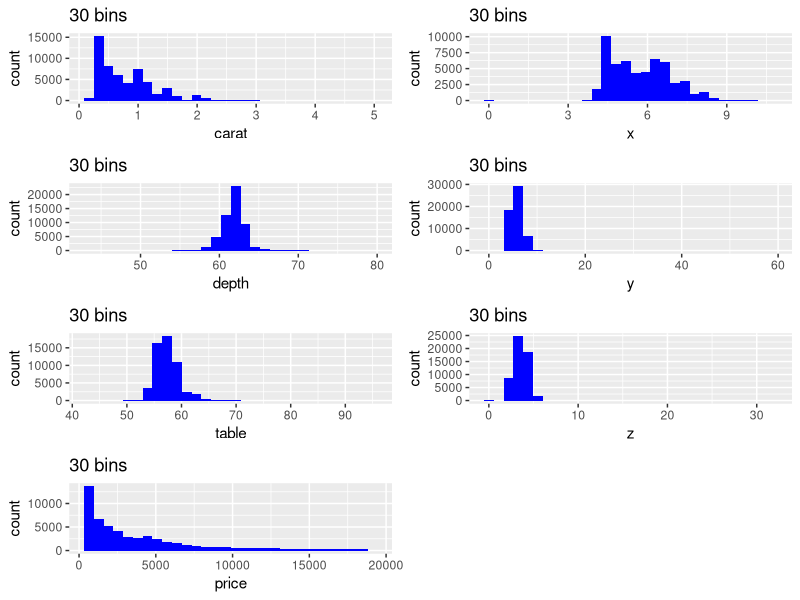
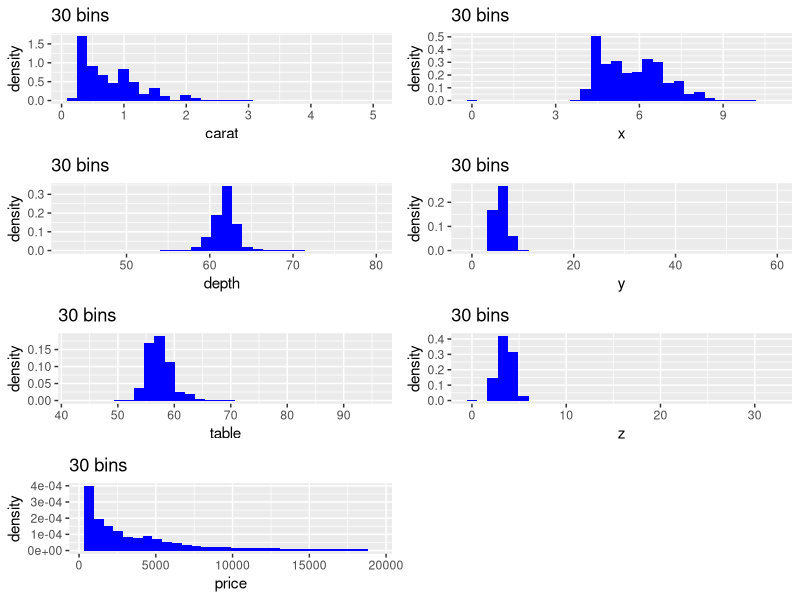
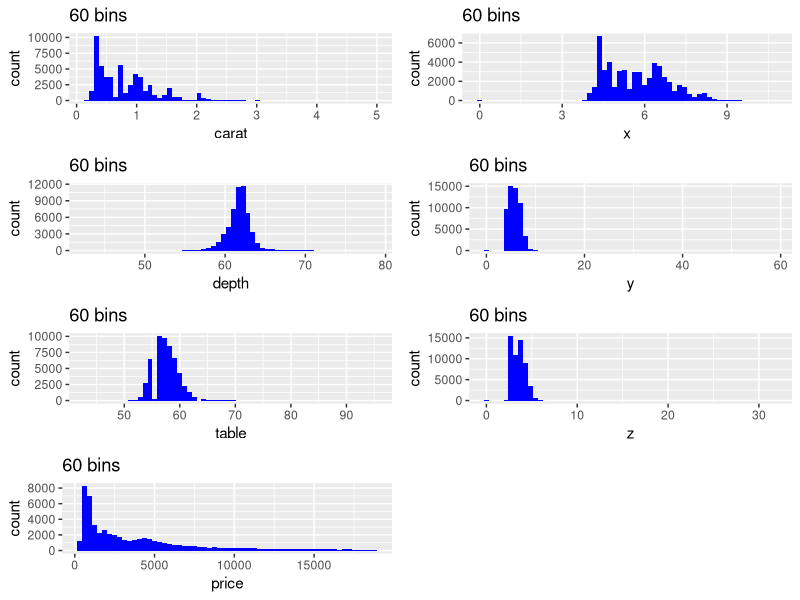
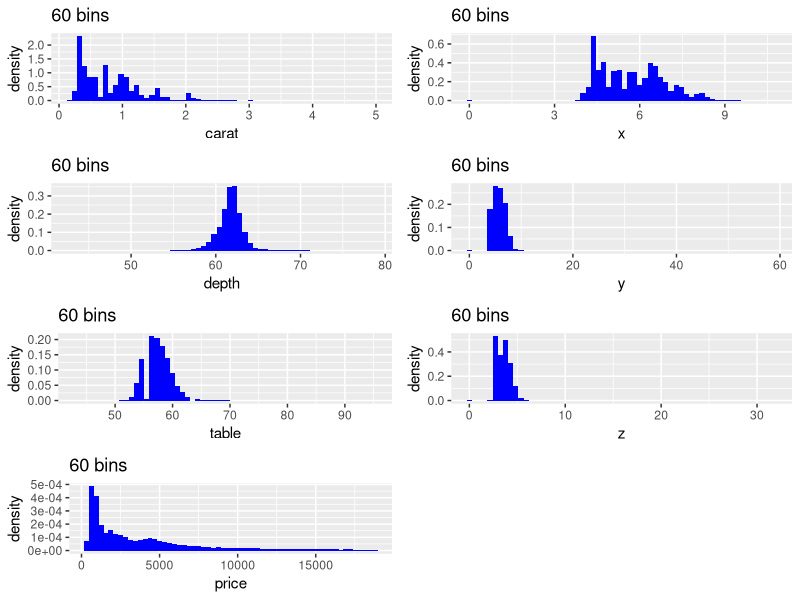
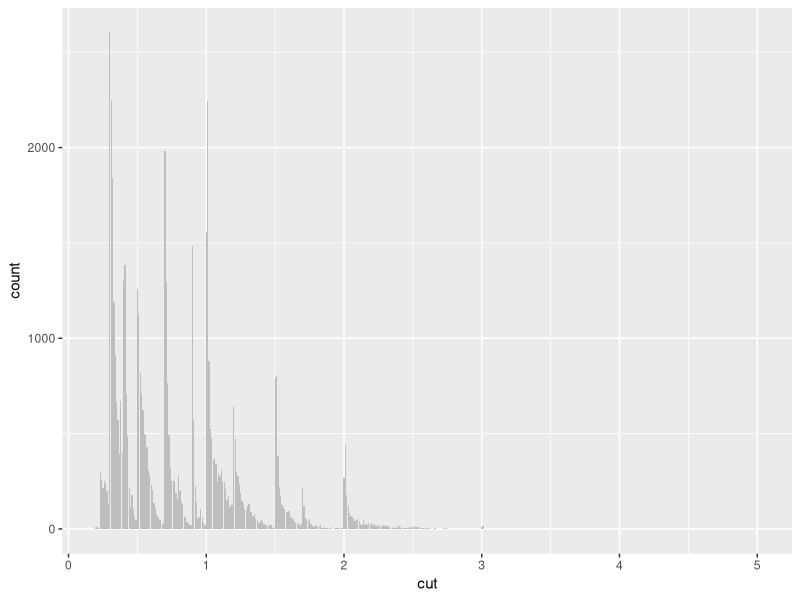
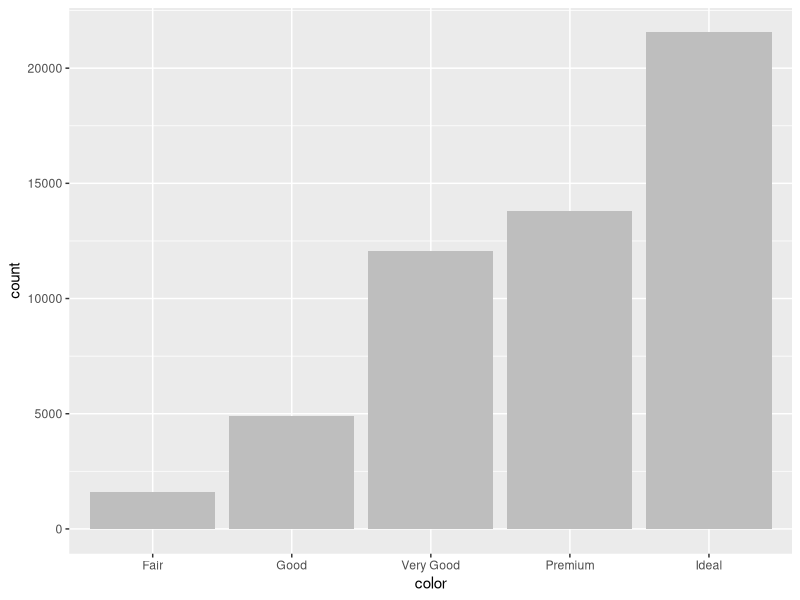
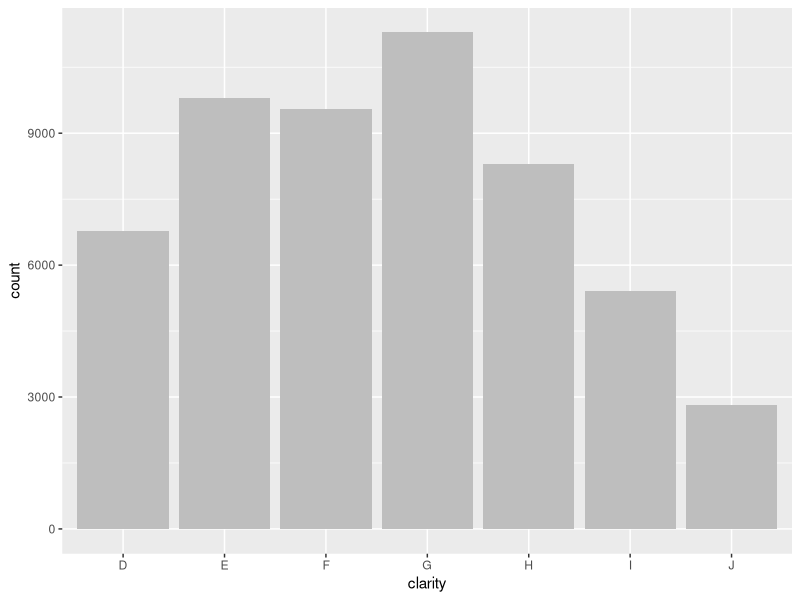

These charts were generated, in order, by the following R code:
# Jack Zhong
# Nov. 2016 


library(ggplot2)
library(grid)
# run the subfunctions first

#1-------------------------------------------------------------------------
freq_table <- function(data) {
  # this function gives a frequency table for categorical and logical variable
  # Parameter: a dataframe
  # Returns: a frequency table
  tb1 <- lapply(data.frame(data[,sapply(data,is.logical)]),table) #draw the table for logical variables
  tb2 <- lapply(data.frame(data[,sapply(data,is.factor)]),table) #draw the table for factor variables
  return(list(tb1,tb2))
}




#2---------------------------------------------------------------------------
num_summary <- function(data) {
  # this function gives a summary for numerical variable
  # Parameter: a dataframe
  # Returns: a statistics table
  Num <- data[sapply(data, is.numeric)]
  return (summary(Num))
}


r_squared <- function(data) {
  # this function calculate r-sqaure value and returns dataframe
  # Parameter: a dataframe
  # Returns: a new dataframe that contains each pair of column names and 
  # corresponding r-square value
  data <- na.omit(data) # omit any na
  data <- data[sapply(data, is.numeric)] # only the numeric
  colname <- colnames(data) # extract column names
  pairwise_names <- c() # initiate pair of variables
  pairwise_r_squared <- c() # initiate the r_squared
  if (ncol(data) <= 1){
    new_data ='sorry we cannot count pairwise R spuare because of the number of numeric variables'
  }else{
    for (i in 1:(length(colname)-1)) {
      for (j in (i+1):length(colname)) {
        temp <- summary(lm(data[,i]~data[,j]))$r.squared
        # do linear model on the paired columns and get the r.squared number
        pairwise_names <- c(pairwise_names, paste(colname[i], colname[j], sep="-"))
        # add the new pairnames to the old list
        pairwise_r_squared <- c(pairwise_r_squared, temp)
        # add teh new r_squared number to the old list
      }
    }
    new_data <- data.frame(pairwise_names, pairwise_r_squared)
    colnames(new_data) <- c("Variable Pairs", "R-squared")
  }
  return (new_data)
}  


pearson_corr <- function(data, threshold = 0) {
  # this function caculate corr and returns a dataframe
  #Parameter: a dataframe
  #Returns: a new dataframe that contains each pair of column names and corresponding 
  #pearson correlation coefficient
  data <- na.omit(data) # omit any na
  Num <- data[,sapply(data, is.numeric)] # creates a variable that only has the numeric
  b <- combn(colnames(Num), 2) # finds all combinations of the name pairs
  pairs <- paste(b[1,], b[2, ], sep = "-") 
  # the column names are seperated by - using paste function
  c <- cor(Num, method = "pearson")
  # finds the pearson correlation using the cor function
  correlation <- c[which(lower.tri(c))]  
  # lower triangular matrix gets rid of dupilicates and 1's on the diagonal
  newdf <- data.frame(pairs, correlation) # create a new data frame with our pairs
  newdf <- subset(newdf, correlation > threshold) # apply the threshold
  colnames(newdf) <- c("Variable Pairs", "Pearson Exceeds Threshold")
  return(newdf)
}




#3------------------------------------------------------------------------
multiplot <- function(..., plotlist=NULL, file, cols=1, layout=NULL) {
  # this function draws multiple graphs in one page.
  # reference: http://www.cookbook-r.com/Graphs/Multiple_graphs_on_one_page_(ggplot2)/
  plots <- c(list(...), plotlist)
  # create a list 'plots' using ... and plotlist
  numPlots = length(plots)
  if (is.null(layout)) {
    # if layout is NULL, then use 'cols' to determine layout
    layout <- matrix(seq(1, cols * ceiling(numPlots/cols)),
                     ncol = cols, nrow = ceiling(numPlots/cols))
    # ncol=number of columns in plots
    # nrow=number of rows needed, calculated from # of cols
  }
  
  if (numPlots==1) {
    print(plots[[1]])
    
  } else {
    grid.newpage()
    pushViewport(viewport(layout = grid.layout(nrow(layout), ncol(layout))))
    # plot each in the correct location
    for (i in 1:numPlots) {
      matchidx <- as.data.frame(which(layout == i, arr.ind = TRUE))
      # the position that contain this subplot
      print(plots[[i]], vp = viewport(layout.pos.row = matchidx$row,
                                      layout.pos.col = matchidx$col))
    }
  }
}


plotsNum <- function(data,plotswitch='off',bins=NULL){
  # this function plots a pair of blue histograms with a vertical red line at the 
  # mean (counts and density) for every numerical variable at 
  # each number of bins integer specified in the bin vector parameter.
  
  # Parameter:
  #   a dataframe
  #   plotswitch: a character decide whether to plot
  #   vector: bin numbers of historgram (use the default bin size if vector is not provided)
  
  #Returns: histogranms
  num=data[sapply(data,is.numeric)]
  if(plotswitch == "on"){
    if(!is.null(vector)){ # if the user do not specify the binsize
      for(j in 1:length(bins)){ 
        for(i in 1:ncol(num)){
          mean <- mean(num[,i]) 
          # caculate the mean of each numeric column
          p1 <- ggplot(num,aes(x=num[i]),color = "blue")+ 
            geom_histogram(fill="blue",bins=bins[j])+
            ggtitle(paste(colnames(num[i]),bins[j],sep=" bins="))+
            xlab(colnames(num[i]))+
            geom_vline(xintercept = mean,col="red") 
          # draw the histogram of count
          # add red line interpreating mean
          
          p2 <- ggplot(num,aes(x=num[i],..density..))+
            geom_histogram(fill="blue",bins=bins[j])+
            ggtitle(paste(colnames(num[i]),bins[j],sep=" bins="))+
            xlab(colnames(num[i]))+
            geom_vline(xintercept = mean,col="red") 
          #draw the density histogram
          
          grid.newpage()
          #new page
          pushViewport(viewport(layout = grid.layout(2, 2, heights = unit(c(1, 8), "null"))))
          title <- paste(colnames(num[i]),bins[j],sep=" bin=")
          grid.text(title, vp = viewport(layout.pos.row = 1, layout.pos.col = 1:2))
          print(p1, vp = viewport(layout.pos.row = 2, layout.pos.col = 1))
          print(p2, vp = viewport(layout.pos.row = 2, layout.pos.col = 2))
          # print p1 and p2 histograms in pairs
          
        }
      }
    }else{ #if bins isn't NULL
      for(i in 1:ncol(num)){
        mean <- mean(num[,i]) 
        # caculate the mean of each numeric column
        p1 <- ggplot(num,aes(x=num[i]),color = "blue")+  
          geom_histogram(fill="blue")+
          ggtitle(paste(colnames(num[i]),"default bins",sep=" bins="))+
          xlab(colnames(num[i]))+
          geom_vline(xintercept = mean,col="red")
        # draw the histogram of count
        
        p2 <- ggplot(num,aes(x=num[i],..density..))+
          geom_histogram(fill="blue")+
          ggtitle(paste(colnames(num[i]),"default bins",sep=" bins="))+
          xlab(colnames(num[i]))+
          geom_vline(xintercept = mean,col="red")
        # draw the density histogram
        grid.newpage()
        pushViewport(viewport(layout = grid.layout(2, 2, heights = unit(c(1, 8), "null"))))
        title <- paste(colnames(num[i]),"default bins",sep=" bins=")
        grid.text(title, vp = viewport(layout.pos.row = 1, layout.pos.col = 1:2))
        print(p1, vp = viewport(layout.pos.row = 2, layout.pos.col = 1))
        print(p2, vp = viewport(layout.pos.row = 2, layout.pos.col = 2))#print p1 and p2 two histograms
        
      }
      
    }
    
  }else{
    if(plotswitch == "grid"){#  plotswitch is "grid"
      for(j in 1:length(bins)){
        grid.newpage()
        his_count <-list()   
        his_density <- list()  
        #create two empty list
        for(i in 1:ncol(num)){
          his_count[[i]] <- ggplot(num, aes_string(colnames(num[i])), color = "blue") + 
            geom_histogram(fill="blue", bins = bins[j])+ 
            labs(title= paste(bins[j], "bins")) 
          # draw histograms for counts and add them to the list
        }
        multiplot(plotlist = his_count, cols = 2)  
        #draw all histogram with same bins in one page
        for(i in 1:ncol(num)){
          his_density[[i]] <- ggplot(num, aes_string(colnames(num[i])), color = "blue") + 
            geom_histogram(aes(y= ..density..), fill="blue", bins = bins[j])+ 
            labs(title= paste(bins[j], "bins")) 
          #draw histograms for density and add them to the list
        }
        multiplot(plotlist = his_density, cols = 2)  
        #similar to above, draw all histogram of density with same bins in one page
      }
    }
  }
}




#4-----------------------------------------------------------------
is.binary <- function(v) {
  # this function  tell whether the vector is a binary vector
  # Parameter: a vector
  # Returns: TRUE if the vector is binary, FALSE else
  x <- unique(v)                    
  #x contains all unique values in v
  length(x) - sum(is.na(x)) == 2L         
  #check to see if x only contains 2 distinct values
}

plots_cat_or_bi <- function(data, plotswitch = "off") {
  data1 <- data[,sapply(data,is.factor)]
  data2 <- data[,sapply(data,is.logical)]
  data3 <- data[,sapply(data,is.binary)]
  Cat_Or_Bi <- data.frame(data1,data2,data3)
  # pick out categorical and binary columns
  if(plotswitch=="on"|plotswitch=="grid"){
    for(i in 1:ncol(Cat_Or_Bi)){
      p <- ggplot(Cat_Or_Bi,aes(x=data[,i]))+
        geom_bar(fill='gray')+ xlab(colnames(Cat_Or_Bi[i]))
      # for each column, print a bar plot
      print(p)
    }
  }
}

explore <- function(data, plotswitch = "off", threshold = 0, bins = NULL) {
  # this is the main function
  # execute the subfunctions first 
  # parameters: 
  #   a dataframe, a string indicating plotswitch
  #   number between 0 to 1 as threshhold, number of binsize
  # return:
  #   frequency table for categorical and logical variable
  #   summary for numerical variable
  #   r-sqaure value for numerical variables and returns dataframe
  #   caculate corr between numerical variables and returns a dataframe
  # 2 plots with required elements
  
  freq_table <- freq_table (data)
  num_summary <- num_summary (data)
  r_squared <- r_squared (data)
  pearson_corr <- pearson_corr (data, threshold)
  plotsBlue <- plotsNum (data, plotswitch, bins)
  plotsGray <- plots_cat_or_bi (data, plotswitch)
  
  return (list(freq_table, num_summary, r_squared, pearson_corr, plotsBlue, plotsGray))
  
}



# test
data(diamonds)
data<-data.frame(diamonds)
explore(data, "grid", 0.5, c(30,60))
